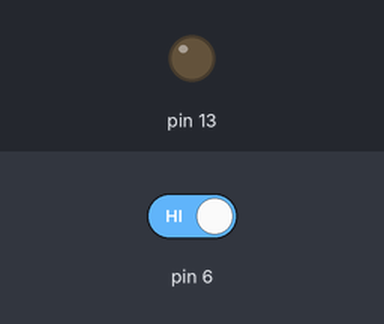
This sketch was run on a simulated Arduino Uno, built with avr-gcc and run on an emulated ATmega328P. Shown: output pins drawn as LEDs (lit = HIGH). The inputs (shaded band) are chosen by the test bench; at power-on: pin 6 HIGH.

Above: at 1.2 s.
1.3 s: pin 6 driven LOW
At 2.5 s:
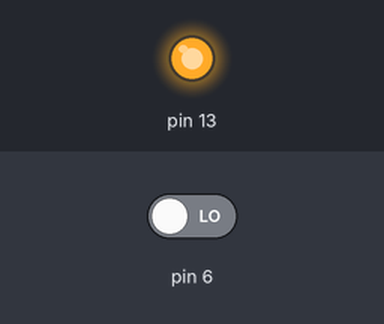
2.8 s: pin 6 driven HIGH
At 3.7 s:
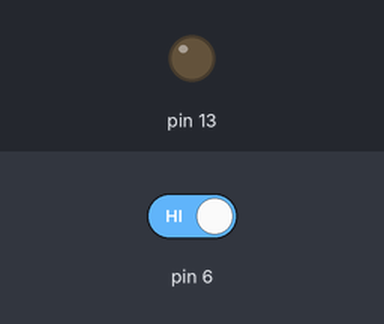
Timing chart, 0 to 5.8 s (numbered marks = the images above; inputs shaded):
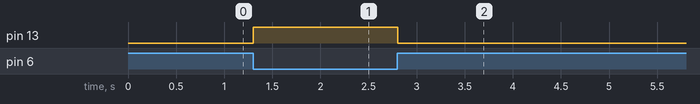

Measured:
- after the input at 1.3 s, pin 13: LOW → HIGH at once
- after the input at 2.8 s, pin 13: HIGH → LOW at once

The sketch:

testing_IR.ino
```cpp
void setup() {
  pinMode(6, INPUT);
  pinMode(13, OUTPUT);
  Serial.begin(9600);
}
void loop() {
  if (digitalRead(6) == LOW){
  digitalWrite(13, HIGH);
  delay(10);
  }
  else {
    digitalWrite(13,LOW);
    delay(10);
  }

}
```
